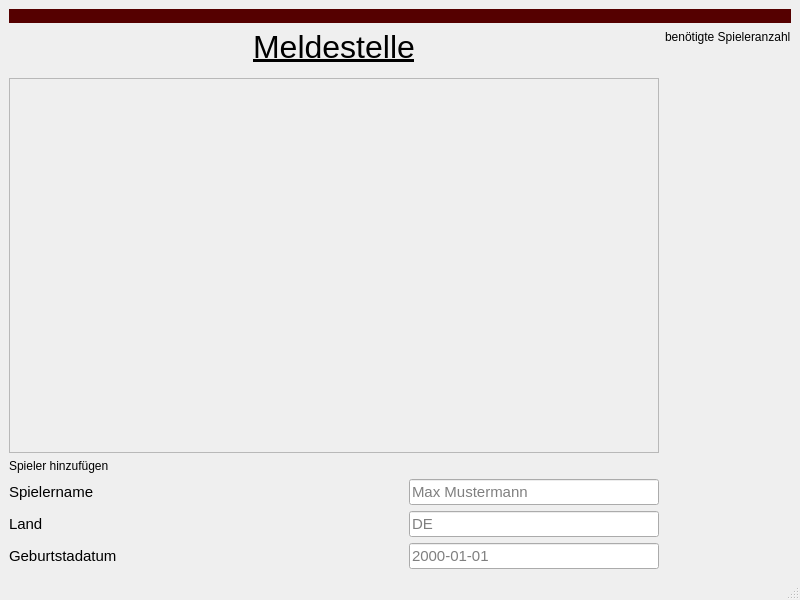
<?xml version="1.0" encoding="UTF-8"?>
<ui version="4.0">
 <class>Playermanagment</class>
 <widget class="QMainWindow" name="Playermanagment">
  <property name="geometry">
   <rect>
    <x>0</x>
    <y>0</y>
    <width>800</width>
    <height>600</height>
   </rect>
  </property>
  <property name="windowTitle">
   <string>Playermanagment</string>
  </property>
  <widget class="QWidget" name="centralwidget">
   <layout class="QGridLayout" name="gridLayout">
    <item row="5" column="0">
     <layout class="QHBoxLayout" name="horizontalLayout">
      <item>
       <layout class="QVBoxLayout" name="verticalLayout">
        <item>
         <widget class="QLabel" name="playernameLabel">
          <property name="font">
           <font>
            <pointsize>11</pointsize>
           </font>
          </property>
          <property name="text">
           <string>Spielername</string>
          </property>
         </widget>
        </item>
        <item>
         <widget class="QLabel" name="countryLabel">
          <property name="font">
           <font>
            <pointsize>11</pointsize>
           </font>
          </property>
          <property name="text">
           <string>Land</string>
          </property>
         </widget>
        </item>
        <item>
         <widget class="QLabel" name="bithdayLabel">
          <property name="font">
           <font>
            <pointsize>11</pointsize>
           </font>
          </property>
          <property name="text">
           <string>Geburtstadatum</string>
          </property>
         </widget>
        </item>
       </layout>
      </item>
      <item>
       <layout class="QVBoxLayout" name="verticalLayout_2">
        <item>
         <widget class="QLineEdit" name="playernameLineEdit">
          <property name="maximumSize">
           <size>
            <width>250</width>
            <height>40</height>
           </size>
          </property>
          <property name="font">
           <font>
            <pointsize>11</pointsize>
           </font>
          </property>
          <property name="placeholderText">
           <string>Max Mustermann</string>
          </property>
         </widget>
        </item>
        <item>
         <widget class="QLineEdit" name="countryLineEdit">
          <property name="maximumSize">
           <size>
            <width>250</width>
            <height>40</height>
           </size>
          </property>
          <property name="font">
           <font>
            <pointsize>11</pointsize>
           </font>
          </property>
          <property name="placeholderText">
           <string>DE</string>
          </property>
         </widget>
        </item>
        <item>
         <widget class="QLineEdit" name="bithdayLineEdit">
          <property name="maximumSize">
           <size>
            <width>250</width>
            <height>40</height>
           </size>
          </property>
          <property name="font">
           <font>
            <pointsize>11</pointsize>
           </font>
          </property>
          <property name="text">
           <string/>
          </property>
          <property name="placeholderText">
           <string>2000-01-01</string>
          </property>
         </widget>
        </item>
       </layout>
      </item>
     </layout>
    </item>
    <item row="1" column="1">
     <layout class="QVBoxLayout" name="verticalLayout_3">
      <item>
       <widget class="QLabel" name="nameMaxPlayerLabel">
        <property name="text">
         <string>benötigte Spieleranzahl</string>
        </property>
       </widget>
      </item>
      <item>
       <widget class="QLabel" name="maxPlayerLabel">
        <property name="text">
         <string/>
        </property>
       </widget>
      </item>
     </layout>
    </item>
    <item row="3" column="0">
     <widget class="QScrollArea" name="Spielerlisten">
      <property name="widgetResizable">
       <bool>true</bool>
      </property>
      <widget class="QWidget" name="scrollAreaWidgetContents">
       <property name="geometry">
        <rect>
         <x>0</x>
         <y>0</y>
         <width>638</width>
         <height>313</height>
        </rect>
       </property>
       <layout class="QHBoxLayout" name="horizontalLayout_2">
        <item>
         <layout class="QVBoxLayout" name="verticalLayout_8"/>
        </item>
       </layout>
      </widget>
     </widget>
    </item>
    <item row="1" column="0">
     <widget class="QLabel" name="headlineLabel">
      <property name="font">
       <font>
        <pointsize>24</pointsize>
        <underline>true</underline>
       </font>
      </property>
      <property name="text">
       <string>&lt;html&gt;&lt;head/&gt;&lt;body&gt;&lt;p align=&quot;center&quot;&gt;Meldestelle&lt;/p&gt;&lt;/body&gt;&lt;/html&gt;</string>
      </property>
     </widget>
    </item>
    <item row="0" column="0" colspan="2">
     <widget class="QLabel" name="colorLabel">
      <property name="palette">
       <palette>
        <active>
         <colorrole role="WindowText">
          <brush brushstyle="SolidPattern">
           <color alpha="255">
            <red>255</red>
            <green>255</green>
            <blue>255</blue>
           </color>
          </brush>
         </colorrole>
         <colorrole role="Button">
          <brush brushstyle="SolidPattern">
           <color alpha="255">
            <red>85</red>
            <green>0</green>
            <blue>0</blue>
           </color>
          </brush>
         </colorrole>
         <colorrole role="Light">
          <brush brushstyle="SolidPattern">
           <color alpha="255">
            <red>127</red>
            <green>0</green>
            <blue>0</blue>
           </color>
          </brush>
         </colorrole>
         <colorrole role="Midlight">
          <brush brushstyle="SolidPattern">
           <color alpha="255">
            <red>106</red>
            <green>0</green>
            <blue>0</blue>
           </color>
          </brush>
         </colorrole>
         <colorrole role="Dark">
          <brush brushstyle="SolidPattern">
           <color alpha="255">
            <red>42</red>
            <green>0</green>
            <blue>0</blue>
           </color>
          </brush>
         </colorrole>
         <colorrole role="Mid">
          <brush brushstyle="SolidPattern">
           <color alpha="255">
            <red>56</red>
            <green>0</green>
            <blue>0</blue>
           </color>
          </brush>
         </colorrole>
         <colorrole role="Text">
          <brush brushstyle="SolidPattern">
           <color alpha="255">
            <red>255</red>
            <green>255</green>
            <blue>255</blue>
           </color>
          </brush>
         </colorrole>
         <colorrole role="BrightText">
          <brush brushstyle="SolidPattern">
           <color alpha="255">
            <red>255</red>
            <green>255</green>
            <blue>255</blue>
           </color>
          </brush>
         </colorrole>
         <colorrole role="ButtonText">
          <brush brushstyle="SolidPattern">
           <color alpha="255">
            <red>255</red>
            <green>255</green>
            <blue>255</blue>
           </color>
          </brush>
         </colorrole>
         <colorrole role="Base">
          <brush brushstyle="SolidPattern">
           <color alpha="255">
            <red>0</red>
            <green>0</green>
            <blue>0</blue>
           </color>
          </brush>
         </colorrole>
         <colorrole role="Window">
          <brush brushstyle="SolidPattern">
           <color alpha="255">
            <red>85</red>
            <green>0</green>
            <blue>0</blue>
           </color>
          </brush>
         </colorrole>
         <colorrole role="Shadow">
          <brush brushstyle="SolidPattern">
           <color alpha="255">
            <red>0</red>
            <green>0</green>
            <blue>0</blue>
           </color>
          </brush>
         </colorrole>
         <colorrole role="AlternateBase">
          <brush brushstyle="SolidPattern">
           <color alpha="255">
            <red>42</red>
            <green>0</green>
            <blue>0</blue>
           </color>
          </brush>
         </colorrole>
         <colorrole role="ToolTipBase">
          <brush brushstyle="SolidPattern">
           <color alpha="255">
            <red>255</red>
            <green>255</green>
            <blue>220</blue>
           </color>
          </brush>
         </colorrole>
         <colorrole role="ToolTipText">
          <brush brushstyle="SolidPattern">
           <color alpha="255">
            <red>0</red>
            <green>0</green>
            <blue>0</blue>
           </color>
          </brush>
         </colorrole>
         <colorrole role="PlaceholderText">
          <brush brushstyle="SolidPattern">
           <color alpha="128">
            <red>255</red>
            <green>255</green>
            <blue>255</blue>
           </color>
          </brush>
         </colorrole>
        </active>
        <inactive>
         <colorrole role="WindowText">
          <brush brushstyle="SolidPattern">
           <color alpha="255">
            <red>255</red>
            <green>255</green>
            <blue>255</blue>
           </color>
          </brush>
         </colorrole>
         <colorrole role="Button">
          <brush brushstyle="SolidPattern">
           <color alpha="255">
            <red>85</red>
            <green>0</green>
            <blue>0</blue>
           </color>
          </brush>
         </colorrole>
         <colorrole role="Light">
          <brush brushstyle="SolidPattern">
           <color alpha="255">
            <red>127</red>
            <green>0</green>
            <blue>0</blue>
           </color>
          </brush>
         </colorrole>
         <colorrole role="Midlight">
          <brush brushstyle="SolidPattern">
           <color alpha="255">
            <red>106</red>
            <green>0</green>
            <blue>0</blue>
           </color>
          </brush>
         </colorrole>
         <colorrole role="Dark">
          <brush brushstyle="SolidPattern">
           <color alpha="255">
            <red>42</red>
            <green>0</green>
            <blue>0</blue>
           </color>
          </brush>
         </colorrole>
         <colorrole role="Mid">
          <brush brushstyle="SolidPattern">
           <color alpha="255">
            <red>56</red>
            <green>0</green>
            <blue>0</blue>
           </color>
          </brush>
         </colorrole>
         <colorrole role="Text">
          <brush brushstyle="SolidPattern">
           <color alpha="255">
            <red>255</red>
            <green>255</green>
            <blue>255</blue>
           </color>
          </brush>
         </colorrole>
         <colorrole role="BrightText">
          <brush brushstyle="SolidPattern">
           <color alpha="255">
            <red>255</red>
            <green>255</green>
            <blue>255</blue>
           </color>
          </brush>
         </colorrole>
         <colorrole role="ButtonText">
          <brush brushstyle="SolidPattern">
           <color alpha="255">
            <red>255</red>
            <green>255</green>
            <blue>255</blue>
           </color>
          </brush>
         </colorrole>
         <colorrole role="Base">
          <brush brushstyle="SolidPattern">
           <color alpha="255">
            <red>0</red>
            <green>0</green>
            <blue>0</blue>
           </color>
          </brush>
         </colorrole>
         <colorrole role="Window">
          <brush brushstyle="SolidPattern">
           <color alpha="255">
            <red>85</red>
            <green>0</green>
            <blue>0</blue>
           </color>
          </brush>
         </colorrole>
         <colorrole role="Shadow">
          <brush brushstyle="SolidPattern">
           <color alpha="255">
            <red>0</red>
            <green>0</green>
            <blue>0</blue>
           </color>
          </brush>
         </colorrole>
         <colorrole role="AlternateBase">
          <brush brushstyle="SolidPattern">
           <color alpha="255">
            <red>42</red>
            <green>0</green>
            <blue>0</blue>
           </color>
          </brush>
         </colorrole>
         <colorrole role="ToolTipBase">
          <brush brushstyle="SolidPattern">
           <color alpha="255">
            <red>255</red>
            <green>255</green>
            <blue>220</blue>
           </color>
          </brush>
         </colorrole>
         <colorrole role="ToolTipText">
          <brush brushstyle="SolidPattern">
           <color alpha="255">
            <red>0</red>
            <green>0</green>
            <blue>0</blue>
           </color>
          </brush>
         </colorrole>
         <colorrole role="PlaceholderText">
          <brush brushstyle="SolidPattern">
           <color alpha="128">
            <red>255</red>
            <green>255</green>
            <blue>255</blue>
           </color>
          </brush>
         </colorrole>
        </inactive>
        <disabled>
         <colorrole role="WindowText">
          <brush brushstyle="SolidPattern">
           <color alpha="255">
            <red>42</red>
            <green>0</green>
            <blue>0</blue>
           </color>
          </brush>
         </colorrole>
         <colorrole role="Button">
          <brush brushstyle="SolidPattern">
           <color alpha="255">
            <red>85</red>
            <green>0</green>
            <blue>0</blue>
           </color>
          </brush>
         </colorrole>
         <colorrole role="Light">
          <brush brushstyle="SolidPattern">
           <color alpha="255">
            <red>127</red>
            <green>0</green>
            <blue>0</blue>
           </color>
          </brush>
         </colorrole>
         <colorrole role="Midlight">
          <brush brushstyle="SolidPattern">
           <color alpha="255">
            <red>106</red>
            <green>0</green>
            <blue>0</blue>
           </color>
          </brush>
         </colorrole>
         <colorrole role="Dark">
          <brush brushstyle="SolidPattern">
           <color alpha="255">
            <red>42</red>
            <green>0</green>
            <blue>0</blue>
           </color>
          </brush>
         </colorrole>
         <colorrole role="Mid">
          <brush brushstyle="SolidPattern">
           <color alpha="255">
            <red>56</red>
            <green>0</green>
            <blue>0</blue>
           </color>
          </brush>
         </colorrole>
         <colorrole role="Text">
          <brush brushstyle="SolidPattern">
           <color alpha="255">
            <red>42</red>
            <green>0</green>
            <blue>0</blue>
           </color>
          </brush>
         </colorrole>
         <colorrole role="BrightText">
          <brush brushstyle="SolidPattern">
           <color alpha="255">
            <red>255</red>
            <green>255</green>
            <blue>255</blue>
           </color>
          </brush>
         </colorrole>
         <colorrole role="ButtonText">
          <brush brushstyle="SolidPattern">
           <color alpha="255">
            <red>42</red>
            <green>0</green>
            <blue>0</blue>
           </color>
          </brush>
         </colorrole>
         <colorrole role="Base">
          <brush brushstyle="SolidPattern">
           <color alpha="255">
            <red>85</red>
            <green>0</green>
            <blue>0</blue>
           </color>
          </brush>
         </colorrole>
         <colorrole role="Window">
          <brush brushstyle="SolidPattern">
           <color alpha="255">
            <red>85</red>
            <green>0</green>
            <blue>0</blue>
           </color>
          </brush>
         </colorrole>
         <colorrole role="Shadow">
          <brush brushstyle="SolidPattern">
           <color alpha="255">
            <red>0</red>
            <green>0</green>
            <blue>0</blue>
           </color>
          </brush>
         </colorrole>
         <colorrole role="AlternateBase">
          <brush brushstyle="SolidPattern">
           <color alpha="255">
            <red>85</red>
            <green>0</green>
            <blue>0</blue>
           </color>
          </brush>
         </colorrole>
         <colorrole role="ToolTipBase">
          <brush brushstyle="SolidPattern">
           <color alpha="255">
            <red>255</red>
            <green>255</green>
            <blue>220</blue>
           </color>
          </brush>
         </colorrole>
         <colorrole role="ToolTipText">
          <brush brushstyle="SolidPattern">
           <color alpha="255">
            <red>0</red>
            <green>0</green>
            <blue>0</blue>
           </color>
          </brush>
         </colorrole>
         <colorrole role="PlaceholderText">
          <brush brushstyle="SolidPattern">
           <color alpha="128">
            <red>255</red>
            <green>255</green>
            <blue>255</blue>
           </color>
          </brush>
         </colorrole>
        </disabled>
       </palette>
      </property>
      <property name="autoFillBackground">
       <bool>true</bool>
      </property>
      <property name="text">
       <string/>
      </property>
     </widget>
    </item>
    <item row="4" column="0">
     <widget class="QLabel" name="label_11">
      <property name="text">
       <string>Spieler hinzufügen</string>
      </property>
     </widget>
    </item>
    <item row="2" column="1" rowspan="4">
     <layout class="QVBoxLayout" name="startTournementLayout"/>
    </item>
   </layout>
  </widget>
  <widget class="QMenuBar" name="menubar">
   <property name="geometry">
    <rect>
     <x>0</x>
     <y>0</y>
     <width>800</width>
     <height>25</height>
    </rect>
   </property>
  </widget>
  <widget class="QStatusBar" name="statusbar"/>
 </widget>
 <resources/>
 <connections/>
</ui>
